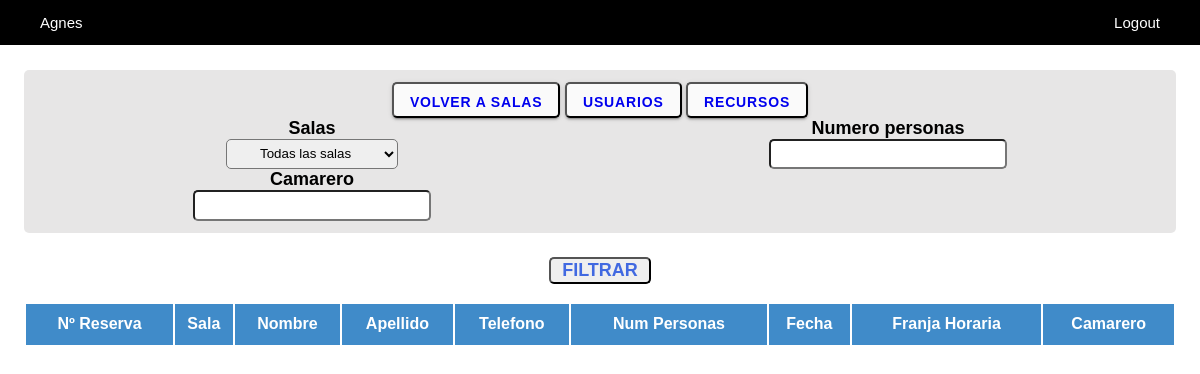
Before: /view/zona.reserva.php (signed in) with the older database file.
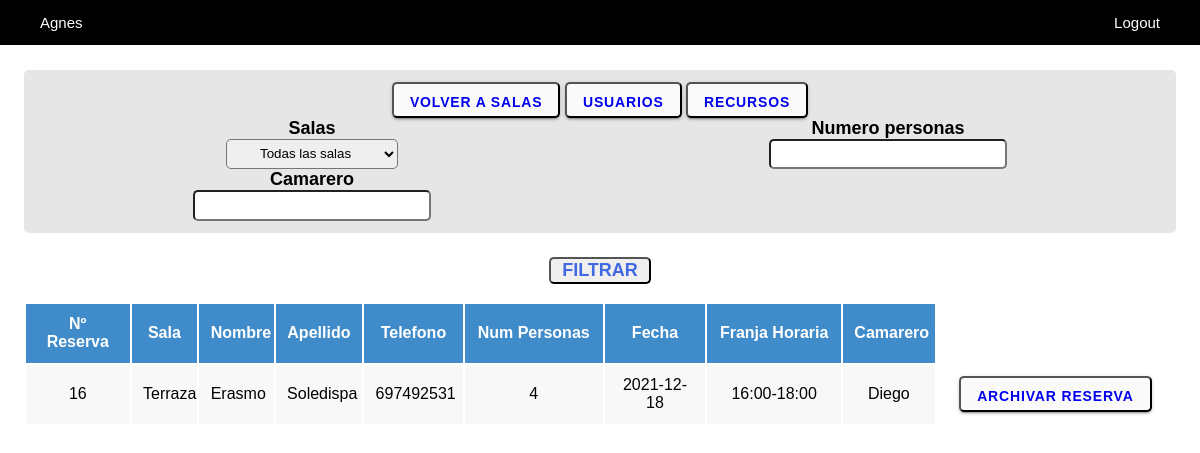
After: the same page with the newer database file.
### tables this page shows
CREATE TABLE `tbl_reserva` (
  `id_r` int(11) NOT NULL,
  `nombre_r` varchar(45) DEFAULT NULL,
  `apellido_r` varchar(45) DEFAULT NULL,
  `telefono_r` int(9) DEFAULT NULL,
  `fecha_r` date DEFAULT NULL,
  `num_personas_r` int(11) DEFAULT NULL,
  `franja_horaria_r` tinyint(4) DEFAULT NULL,
  `hora_cierre_r` time DEFAULT NULL,
  `activa_r` enum('si','no') NOT NULL,
  `id_u` int(11) DEFAULT NULL
);

CREATE TABLE `tbl_sala` (
  `id_s` int(11) NOT NULL,
  `nombre_s` varchar(45) DEFAULT NULL,
  `descripcion_s` varchar(100) DEFAULT NULL,
  `img_s` varchar(100) DEFAULT NULL,
  `disponibilidad_s` enum('si','no') DEFAULT NULL
);

CREATE TABLE `tbl_usuario` (
  `id_u` int(11) NOT NULL,
  `nombre_u` varchar(45) DEFAULT NULL,
  `apellido_u` varchar(45) DEFAULT NULL,
  `correo_u` varchar(100) DEFAULT NULL,
  `contraseña_u` varchar(45) DEFAULT NULL,
  `tipo_u` enum('camarero','administrador') DEFAULT NULL,
  `disponibilidad_u` enum('si','no') DEFAULT NULL
);

### view/zona.reserva.php (the view, shortened to what this page needs)
<?php
require_once "../services/connection.php";
if ($_SESSION['email']=="") {
    header("location:login.php");
}else{
    ?>
    <!DOCTYPE html>
    <html lang="en">
    <head>
        <link rel="stylesheet" type="text/css" href="../css/styles.css">
    </head>
    <body>
        <ul class="padding-lat">
            <li><a><?php echo $_SESSION["nombre"];?></a></li>
            <li class="right">
                <a href="../proceses/logout.proc.php">Logout</a>
            </li>
        </ul>
        <div class="row padding-top padding-lat">
            <div class="fondo">
            <button type="submit"><a type='button' href='zona.sala.php'>Volver a salas</a></button>
            <button type="submit"><a type='button' href='zona.usuarios.php'>Usuarios</a></button>
            <button type="submit"><a type='button' href='zona.recursos.php'>Recursos</a></button>
                <form action="zona.reserva.php" method="post">
                    <div class="column-4">
                        <label for="sala">Salas</label><br>
                        <select name="sala" class="casilla">
                        <option value="" default>Todas las salas</option>
                                <?php
                                    try{
                                        $pdo->beginTransaction();
                                        $pdo->commit();
                                    } catch (Exception $e) {
                                        $pdo->rollBack();
                                        echo "Fallo: " . $e->getMessage();
                                    }
                                ?>
                        </select>
                    </div>
                    <div class="column-4">
                        <label for="numpersonas">Numero personas</label><br>
                        <input type="number" name="numpersonas" class="casilla">
                    </div>
                    <div class="column-4">
                        <label for="camarero">Camarero</label><br>
                        <input type="text" name="camarero" class="casilla">
                    </div>
                    <div class="column-1">
                        <br><br><input type="submit" value="FILTRAR" name="filtrar" class="filtrar">
                    </div>
                </form>
            </div>
        </div><br>
        <?php
        if (isset($_POST['filtrar'])) {
            $sala=$_POST['sala'];
            $numpersonas=$_POST['numpersonas'];
            $camarero=$_POST['camarero'];
            $data = array();
            if (!empty($sala)){
                $data[]="nombre_s = '{$sala}'";
            }
            if (!empty($numpersonas)){
                $data[]="num_personas_r = {$numpersonas}";
            }
            if (!empty($camarero)){
                $data[]="nombre_u = '{$camarero}'";
            }
            $anadir= implode(',',$data);
            $filtro=$pdo->prepare("SELECT r.*, mr.*, m.*, u.*, s.* FROM  tbl_reserva r
            LEFT JOIN `tbl_mesa/reserva` mr on r.id_r=mr.id_reserva
            LEFT JOIN tbl_mesa m on mr.id_mesa=m.id_m
            LEFT JOIN tbl_usuario u on r.id_u=u.id_u
            LEFT JOIN tbl_sala s on m.id_s=s.id_s
            WHERE {$anadir}
            ORDER BY fecha_r DESC , franja_horaria_r DESC");
                    try{
                        $pdo->beginTransaction();
                        $filtro->execute();
                        echo  "<div class='row padding-top-less padding-lat'>";
                        echo  "<table>";
                        echo  "<tr>";
                        echo  "<th class='blue'>Nº Reserva</th>";
                        echo  "<th class='blue'>Sala</th>";
                        echo  "<th class='blue'>Nombre</th>";
                        echo  "<th class='blue'>Apellido</th>";
                        echo  "<th class='blue'>Telefono</th>";
                        echo  "<th class='blue'>Num Personas</th>";
                        echo  "<th class='blue'>Fecha</th>";
                        echo  "<th class='blue'>Franja Horaria</th>";
                        echo  "<th class='blue'>Camarero</th>";
                        echo  "</tr>";
                        foreach ($filtro as $row) {
                            echo  "<tr>";
                            echo "<td class='gris'>{$row['id_r']}</td>";
                            echo "<td class='gris'>{$row['nombre_s']}</td>";
                            echo "<td class='gris'>{$row['nombre_r']}</td>";
                            echo "<td class='gris'>{$row['apellido_r']}</td>";
                            echo "<td class='gris'>{$row['telefono_r']}</td>";
                            echo "<td class='gris'>{$row['num_personas_r']}</td>";
                            echo "<td class='gris'>{$row['fecha_r']}</td>";
                            for ($i = 1,$y=12,$z=14; $i <= 6; $i++,$y+=2,$z+=2) {
                                if ($row['franja_horaria_r']==$i){
                                    echo "<td class='gris'>{$y}-{$z}</td>";
                                }
                            }
                            echo "<td class='gris'>{$row['nombre_u']}</td>";
                            echo "<td><button type='submit'><a type='button' href='../proceses/archivarreserva.php?id_r={$row['id_r']}'>Archivar reserva</a></button></td>";
                            echo  "</tr>";
                        }
                        echo "</table>";
                        echo "</div>";
                        $pdo->commit();
                    } catch (Exception $e) {
                        $pdo->rollBack();
                        echo "Fallo: " . $e->getMessage();
                    }
        }else {
            $historial=$pdo->prepare("SELECT r.*, mr.*, m.*, u.*, s.* FROM  tbl_reserva r
            LEFT JOIN `tbl_mesa/reserva` mr on r.id_r=mr.id_reserva
            LEFT JOIN tbl_mesa m on mr.id_mesa=m.id_m
            LEFT JOIN tbl_usuario u on r.id_u=u.id_u
            LEFT JOIN tbl_sala s on m.id_s=s.id_s
            WHERE r.activa_r='si'
            ORDER BY fecha_r DESC , franja_horaria_r DESC");
                    try{
                        $pdo->beginTransaction();
                        $historial->execute();
                        echo  "<div class='row padding-top-less padding-lat'>";
                        echo  "<table>";
                        echo  "<tr>";
                        echo  "<th class='blue'>Nº Reserva</th>";
                        echo  "<th class='blue'>Sala</th>";
                        echo  "<th class='blue'>Nombre</th>";
                        echo  "<th class='blue'>Apellido</th>";
                        echo  "<th class='blue'>Telefono</th>";
                        echo  "<th class='blue'>Num Personas</th>";
                        echo  "<th class='blue'>Fecha</th>";
                        echo  "<th class='blue'>Franja Horaria</th>";
                        echo  "<th class='blue'>Camarero</th>";
                        echo  "</tr>";
                        foreach ($historial as $row) {
                            echo  "<tr>";
                            echo "<td class='gris'>{$row['id_r']}</td>";
                            echo "<td class='gris'>{$row['nombre_s']}</td>";
                            echo "<td class='gris'>{$row['nombre_r']}</td>";
                            echo "<td class='gris'>{$row['apellido_r']}</td>";
                            echo "<td class='gris'>{$row['telefono_r']}</td>";
                            echo "<td class='gris'>{$row['num_personas_r']}</td>";
                            echo "<td class='gris'>{$row['fecha_r']}</td>";
                            for ($i = 1,$y=12,$z=14; $i <= 6; $i++,$y+=2,$z+=2) {
                                if ($row['franja_horaria_r']==$i){
                                    echo "<td class='gris'>{$y}:00-{$z}:00</td>";
                                }
                            }
                            echo "<td class='gris'>{$row['nombre_u']}</td>";
                            echo "<td><button type='submit'><a type='button' href='../proceses/archivarreserva.php?id_r={$row['id_r']}'>Archivar reserva</a></button></td>";
                            echo  "</tr>";
                        }
                        echo "</table>";
                        echo "</div>";
                        $pdo->commit();
                    } catch (Exception $e) {
                        $pdo->rollBack();
                        echo "Fallo: " . $e->getMessage();
                    }
        ?>
        </body>
        </html>
    <?php
    }
}
?>

### css/styles.css (style rules this page uses)
* { box-sizing: border-box; font-family: Arial, Helvetica, sans-serif; }
html, body { height: 100%; }
body { margin: 0; }
ul { list-style-type: none; margin: 0; padding: 0; overflow: hidden; background-color: black; position: fixed; top: 0; width: 100%; }
li { float: left; }
li a { display: block; color: white; text-align: center; padding: 14px 16px; text-decoration: none; font-size: 15px; }
.right { float: right; }
.padding-lat { padding-left: 2%; padding-right: 2%; }
.row:after { content: ""; display: table; clear: both; }
.padding-top { padding-top: 70px; }
.column-1 { width: 100%; float: left; }
.column-4 { width: 50%; float: left; }
.fondo { background-color: rgba(231, 230, 230, 1); padding-top: 1%; padding-bottom: 10%; text-align: center; border-radius: 5px; }
.casilla { border-radius: 5px; padding: 1%; padding-left: 5%; padding-right: 5%; }
table { width: 100%; }
tr { padding: 1%; text-align: center; }
th { padding: 1%; text-align: center; }
td { padding: 1%; text-align: center; }
.gris { background-color: #f8f8f8; }
.blue { background-color: #408bc9; color: white; }
label { font-weight: bold; font-size: 18px; }
.filtrar { font-size: 18px; font-weight: bold; padding-right: 1%; padding-left: 1%; color: royalblue; border-radius: 5px; }
button { padding: 0 16px; border-radius: 5px; background-color: #fafafa; box-shadow: 0 3px 1px -2px rgba(0, 0, 0, 0.2), 0 2px 2px 0 rgba(0, 0, 0, 0.14), 0 1px 5px 0 rgba(0, 0, 0, 0.12); transition: background-color 15ms linear, box-shadow 280ms cubic-bezier(0.4, 0, 0.2, 1); height: 36px; line-height: 2.25rem; font-size: 0.875rem; font-weight: bold; letter-spacing: 0.06em; text-transform: uppercase; }
button a { text-decoration: none; }

Changed rows visible on the page:
added tbl_reserva: id_r "16", tbl_sala.nombre_s "Terraza", nombre_r "Erasmo", apellido_r "Soledispa", telefono_r "697492531", num_personas_r "4", fecha_r "2021-12-18", y "16", z "18", id_u.nombre_u "Diego"
